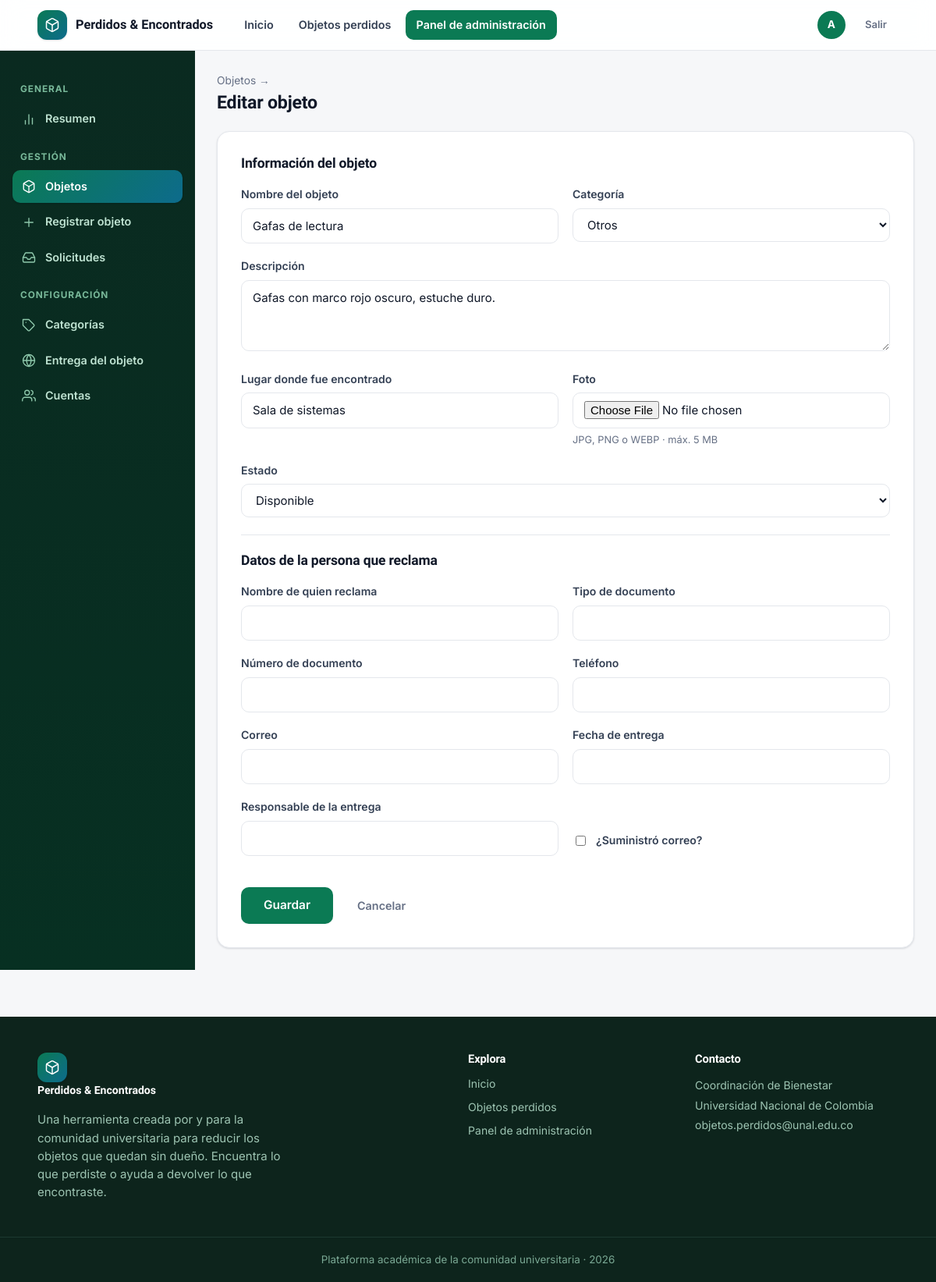
Page /panel/objetos/28/editar/ (signed in) on the earlier database version.
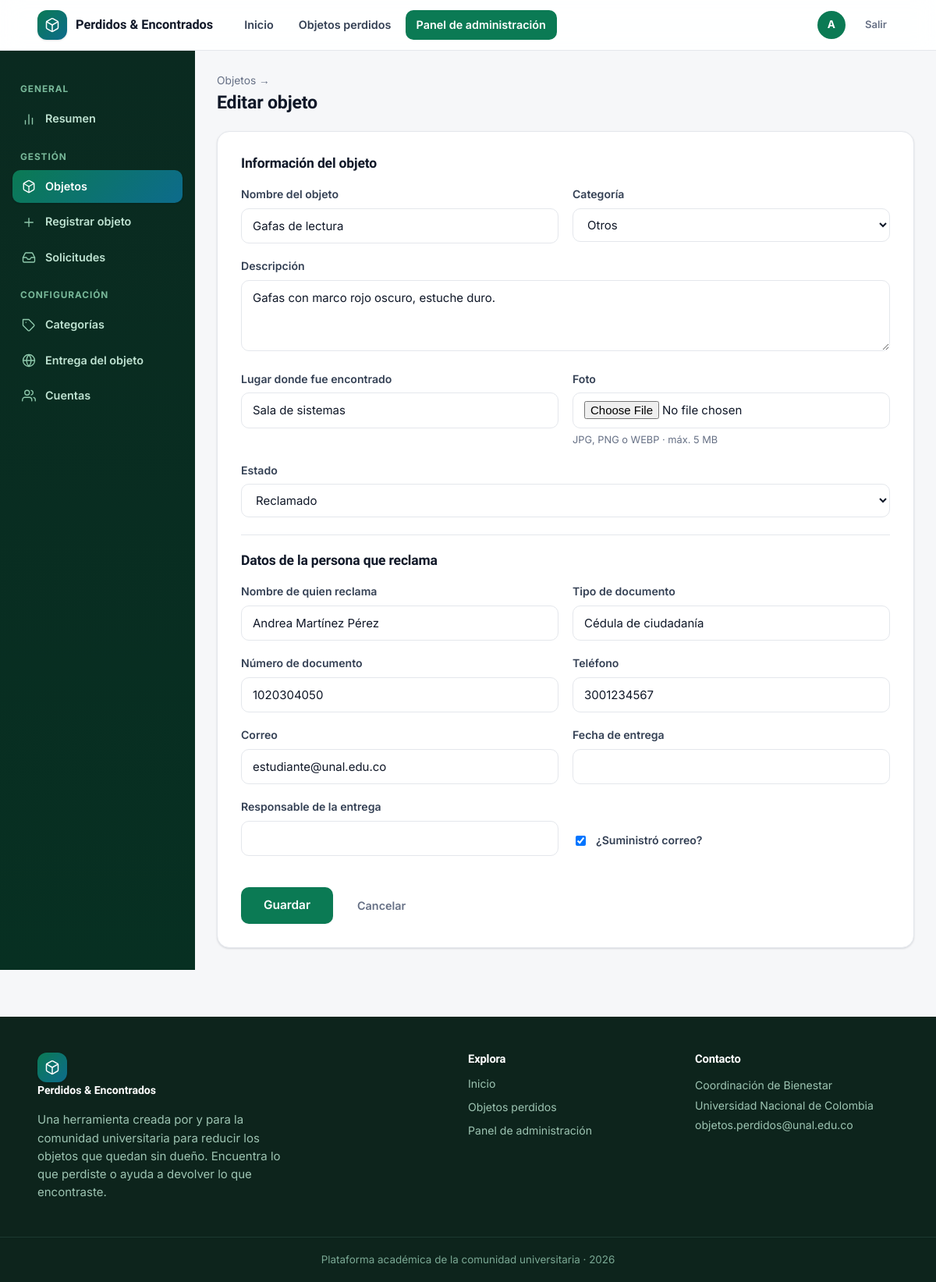
Same page on the later database version.
### registro_objetos/models.py (models this page shows, shortened)
class ObjetoReclamado(models.Model):
    class Estados(models.TextChoices):
        DISPONIBLE = 'disponible', 'Disponible'
        RECLAMADO = 'reclamado', 'Reclamado'
        ENTREGADO = 'entregado', 'Entregado'
    nombre_objeto = models.CharField('Nombre del objeto', max_length=120, blank=True)
    categoria = models.ForeignKey(
        Categoria, on_delete=models.PROTECT, null=True, blank=True,
        related_name='objetos', verbose_name='Categoría',
    )
    descripcion_objeto = models.TextField('Descripción', blank=True)
    lugar_encontrado = models.CharField('Lugar donde fue encontrado', max_length=150, blank=True)
    fecha_registro = models.DateField('Fecha de registro', auto_now_add=True, null=True)
    foto = models.ImageField('Foto', upload_to='objetos/', blank=True, null=True)
    estado = models.CharField(
        'Estado', max_length=20, choices=Estados.choices,
        default=Estados.DISPONIBLE, db_index=True,
    )
    registrado_por = models.ForeignKey(
        settings.AUTH_USER_MODEL, on_delete=models.SET_NULL, null=True, blank=True,
        related_name='objetos_registrados', verbose_name='Registrado por',
    )
    nombre_persona = models.CharField('Nombre de quien reclama', max_length=100, blank=True)
    tipo_documento = models.CharField('Tipo de documento', max_length=50, blank=True)
    numero_documento = models.CharField('Número de documento', max_length=50, blank=True)
    telefono = models.CharField('Teléfono', max_length=20, blank=True)
    suministro_correo = models.BooleanField('¿Suministró correo?', default=False)
    correo = models.EmailField('Correo', blank=True, null=True)
    fecha_entrega = models.CharField('Fecha de entrega', max_length=100, blank=True)
    responsable_entrega = models.CharField('Responsable de la entrega', max_length=100, blank=True)
    reclamado_por = models.ForeignKey(
        settings.AUTH_USER_MODEL, on_delete=models.SET_NULL, null=True, blank=True,
        related_name='objetos_reclamados', verbose_name='Reclamado por (usuario)',
    )
    fecha_reclamo = models.DateTimeField('Fecha del reclamo', null=True, blank=True)
    class Meta:
        verbose_name = 'Objeto'
        verbose_name_plural = 'Objetos'
        ordering = ['-fecha_registro', '-id']

### registro_objetos/views.py (the view)
# urls.py: path('panel/objetos/<int:pk>/editar/', views.panel_objeto_editar, name='panel_objeto_editar'),
@staff_member_required
def panel_objeto_editar(request, pk):
    objeto = get_object_or_404(ObjetoReclamado, pk=pk)
    form = ObjetoReclamadoForm(
        request.POST or None, request.FILES or None, instance=objeto,
    )
    if request.method == 'POST' and form.is_valid():
        form.save()
        messages.success(request, 'Los cambios fueron guardados.')
        return redirect('panel_objetos')
    return render(request, 'panel/objeto_form.html', {
        'form': form, 'titulo': 'Editar objeto', 'es_nuevo': False, 'objeto': objeto,
    })

### registro_objetos/forms.py (shortened to what this page needs)
class ObjetoReclamadoForm(forms.ModelForm):
    class Meta:
        model = ObjetoReclamado
        fields = [
            'nombre_objeto', 'categoria', 'descripcion_objeto',
            'lugar_encontrado', 'foto', 'estado',
            'nombre_persona', 'tipo_documento', 'numero_documento',
            'telefono', 'suministro_correo', 'correo',
            'fecha_entrega', 'responsable_entrega',
        ]
        widgets = {
            'descripcion_objeto': forms.Textarea(attrs={'rows': 3, 'placeholder': 'Describe el objeto: color, marca, señas particulares…'}),
            'nombre_objeto': forms.TextInput(attrs={'placeholder': 'Ej. Termo negro 500 ml'}),
            'lugar_encontrado': forms.TextInput(attrs={'placeholder': 'Ej. Biblioteca, bloque 2, cafetería…'}),
            'foto': forms.ClearableFileInput(attrs={'accept': 'image/*'}),
        }
    def __init__(self, *args, **kwargs):
        super().__init__(*args, **kwargs)
        self.fields['categoria'].empty_label = 'Selecciona una categoría'
        self.fields['categoria'].required = True
        for campo in self.fields:
            self.fields[campo].widget.attrs.setdefault('class', '')

### registro_objetos/templates/panel/objeto_form.html (shortened to what this page needs)
{% extends 'panel/base.html' %}
{% block panel_content %}
<div class="panel-titulo">
  <div>
    <div class="crumb"><a href="{% url 'panel_objetos' %}" style="color:var(--muted)">Objetos</a> → </div>
    <h1>{{ titulo }}</h1>
  </div>
</div>
<form method="post" enctype="multipart/form-data" class="form-card">
  <h3 style="margin-top:0">Información del objeto</h3>
  <div class="form-grid-2">
    <div class="form-campo">
      <label for="{{ form.nombre_objeto.id_for_label }}">{{ form.nombre_objeto.label }}</label>
      {{ form.nombre_objeto }}
    </div>
    <div class="form-campo">
      <label for="{{ form.categoria.id_for_label }}">{{ form.categoria.label }}</label>
      {{ form.categoria }}
    </div>
  </div>
  <div class="form-campo">
    <label for="{{ form.descripcion_objeto.id_for_label }}">{{ form.descripcion_objeto.label }}</label>
    {{ form.descripcion_objeto }}
  </div>
  <div class="form-grid-2">
    <div class="form-campo">
      <label for="{{ form.lugar_encontrado.id_for_label }}">{{ form.lugar_encontrado.label }}</label>
      {{ form.lugar_encontrado }}
    </div>
    <div class="form-campo">
      <label for="{{ form.foto.id_for_label }}">{{ form.foto.label }}</label>
      {{ form.foto }}
      <div class="help">JPG, PNG o WEBP · máx. 5 MB</div>
    </div>
  </div>
  <div class="form-campo">
    <label for="{{ form.estado.id_for_label }}">{{ form.estado.label }}</label>
    {{ form.estado }}
  </div>
  <hr class="divider">
  <h3>Datos de la persona que reclama</h3>
  <div class="form-grid-2">
    <div class="form-campo">
      <label for="{{ form.nombre_persona.id_for_label }}">{{ form.nombre_persona.label }}</label>
      {{ form.nombre_persona }}
    </div>
    <div class="form-campo">
      <label for="{{ form.tipo_documento.id_for_label }}">{{ form.tipo_documento.label }}</label>
      {{ form.tipo_documento }}
    </div>
    <div class="form-campo">
      <label for="{{ form.numero_documento.id_for_label }}">{{ form.numero_documento.label }}</label>
      {{ form.numero_documento }}
    </div>
    <div class="form-campo">
      <label for="{{ form.telefono.id_for_label }}">{{ form.telefono.label }}</label>
      {{ form.telefono }}
    </div>
    <div class="form-campo">
      <label for="{{ form.correo.id_for_label }}">{{ form.correo.label }}</label>
      {{ form.correo }}
    </div>
    <div class="form-campo">
      <label for="{{ form.fecha_entrega.id_for_label }}">{{ form.fecha_entrega.label }}</label>
      {{ form.fecha_entrega }}
    </div>
    <div class="form-campo">
      <label for="{{ form.responsable_entrega.id_for_label }}">{{ form.responsable_entrega.label }}</label>
      {{ form.responsable_entrega }}
    </div>
    <div class="form-campo form-check" style="margin-top:34px">
      {{ form.suministro_correo }}
      <label for="{{ form.suministro_correo.id_for_label }}" style="margin:0">¿Suministró correo?</label>
    </div>
  </div>
  <div class="flex mt-3">
    <button type="submit" class="btn btn-primary btn-lg">Guardar</button>
    <a href="{% url 'panel_objetos' %}" class="btn btn-ghost">Cancelar</a>
  </div>
</form>
{% endblock %}

Differences in the rows shown:
changed ObjetoReclamado "Gafas de lectura": estado "Disponible" → "Reclamado"; nombre_persona (not shown) → "Andrea Martínez Pérez"; tipo_documento (not shown) → "Cédula de ciudadanía"; numero_documento (not shown) → "1020304050"; telefono (not shown) → "3001234567"; correo (not shown) → "estudiante@unal.edu.co"; suministro_correo "☐" → "☑"
